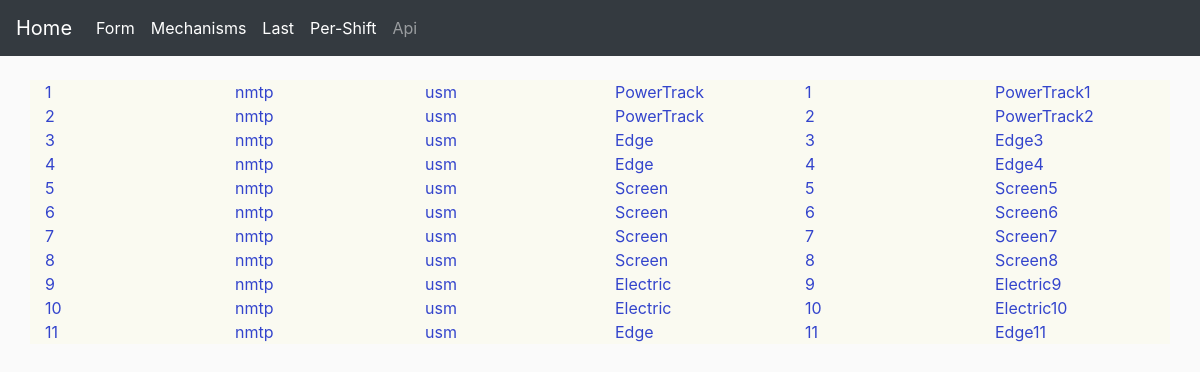
Page /show_all_mechanisms on the committed database.
### app/model.py (models this page shows, shortened)
class Mechanism(db.Model):
    id = db.Column(db.Integer, primary_key=True)
    company = db.Column(db.String(64), index=True)
    type = db.Column(db.String(64), index=True)
    model = db.Column(db.String(64), index=True)
    number = db.Column(db.SmallInteger, index=True)
    name = db.Column(db.String(64), index=True, unique=True)
    posts = db.relationship('Post', backref='mech', lazy='dynamic')

### app/views.py (the view)
@app.route("/show_all_mechanisms")
def show_all_mechanisms():
    all_mech = Mechanism.query.all()
    return render_template("mechanisms.html",
                           title='Механизмы',
                           mechs=all_mech)

### app/templates/mechanisms.html (shortened to what this page needs)
{% extends "base.html" %}
{% block main %}
<br />
<div class="row">
    {% for mech in mechs %}
    <div class="col mechanism">      {{mech.id}}       </div>
    <div class="col mechanism">      {{mech.company}}  </div>
    <div class="col mechanism">      {{mech.type}}     </div>
    <div class="col mechanism">      {{mech.model}}    </div>
    <div class="col mechanism">      {{mech.number}}   </div>
    <div class="col mechanism">      {{mech.name}}     </div>
    {% endfor %}
</div>
{% endblock %}

### app/templates/base.html (shortened to what this page needs)
</html>
<!DOCTYPE html>
<html lang="en">
<head>
</head>
    <link rel="stylesheet" href="https://stackpath.bootstrapcdn.com/bootstrap/4.3.1/css/bootstrap.min.css">
    <link rel="stylesheet" type="text/css" href="{{ url_for('static', filename='main.css') }}"/>
 </head>
<body>
<nav class="navbar navbar-expand navbar-dark bg-dark">
    <a class="navbar-brand" href="/">Home</a>
    <div class="collapse navbar-collapse" id="navbarNav">
      <ul class="navbar-nav">
        <li class="nav-item active">
            <a class="nav-link" href="{{'form_mech'}}">Form <span class="sr-only">(current)</span></a>
        </li>
        <li class="nav-item active">
            <a class="nav-link" href="{{'show_all_mechanisms'}}">Mechanisms</a>
        </li>
        <li class="nav-item active">
            <a class="nav-link" href="{{'last'}}">Last</a>
        </li>
        <li class="nav-item active">
            <a class="nav-link" href="{{'per_shift'}}">Per-Shift</a>
        </li>
        <li class="nav-item">
          <a class="nav-link" href="#">Api</a>
        </li>
      </ul>
    </div>
  </nav>
  <div class="container">
    <div cass="row">
    {% block main %} {% endblock %}
    </div>
  </div>
</body>
</html>

### app/static/main.css (style rules this page uses)
body { background-color: #fafafa; }
.mechanism { color: #3344cc; background-color: #fafaf1; }

### rows in the picture
Mechanism: id "1", company "nmtp", type "usm", model "PowerTrack", number "1", name "PowerTrack1"
Mechanism: id "2", company "nmtp", type "usm", model "PowerTrack", number "2", name "PowerTrack2"
Mechanism: id "3", company "nmtp", type "usm", model "Edge", number "3", name "Edge3"
Mechanism: id "4", company "nmtp", type "usm", model "Edge", number "4", name "Edge4"
Mechanism: id "5", company "nmtp", type "usm", model "Screen", number "5", name "Screen5"
Mechanism: id "6", company "nmtp", type "usm", model "Screen", number "6", name "Screen6"
Mechanism: id "7", company "nmtp", type "usm", model "Screen", number "7", name "Screen7"
Mechanism: id "8", company "nmtp", type "usm", model "Screen", number "8", name "Screen8"
Mechanism: id "9", company "nmtp", type "usm", model "Electric", number "9", name "Electric9"
Mechanism: id "10", company "nmtp", type "usm", model "Electric", number "10", name "Electric10"
Mechanism: id "11", company "nmtp", type "usm", model "Edge", number "11", name "Edge11"
